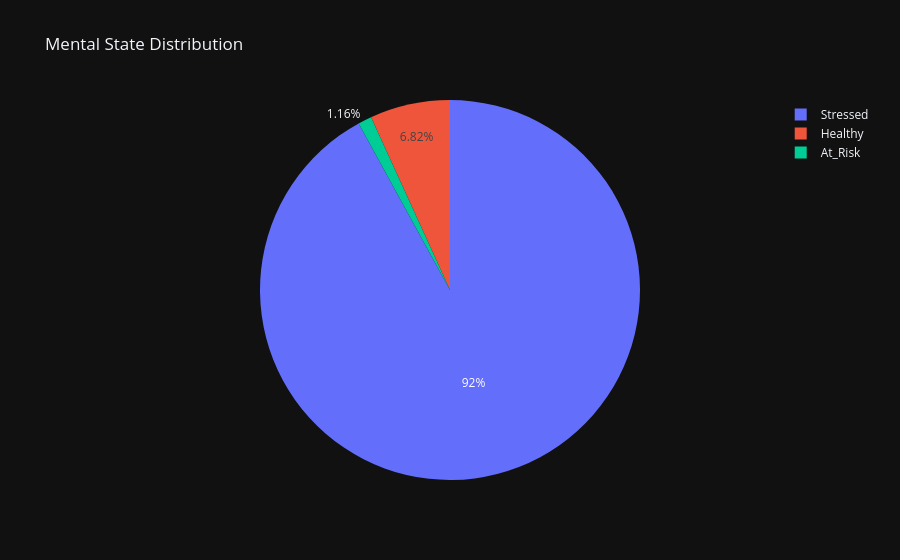

Notebook source saved alongside this figure:
### Code cell
# EDA: Mental State Distribution
fig = px.pie(df, names='mental_state', title='Mental State Distribution', template='plotly_dark')
fig.write_image('../viz/mental_state_distribution.png')
fig.show()

### Figure 1 — Plotly figure (JSON) as saved in the notebook; plotly's stock layout.template omitted (floating-point values rounded to 4 significant figures; data arrays with more than 128 entries replaced by an {"elided": "..."} marker saying what was removed)
{"data": [{"domain": {"x": [0, 1], "y": [0, 1]}, "hovertemplate": "mental_state=%{label}<extra></extra>", "labels": {"elided": "5000 str values"}, "legendgroup": "", "name": "", "showlegend": true, "type": "pie"}], "layout": {"legend": {"tracegroupgap": 0}, "title": {"text": "Mental State Distribution"}}}
